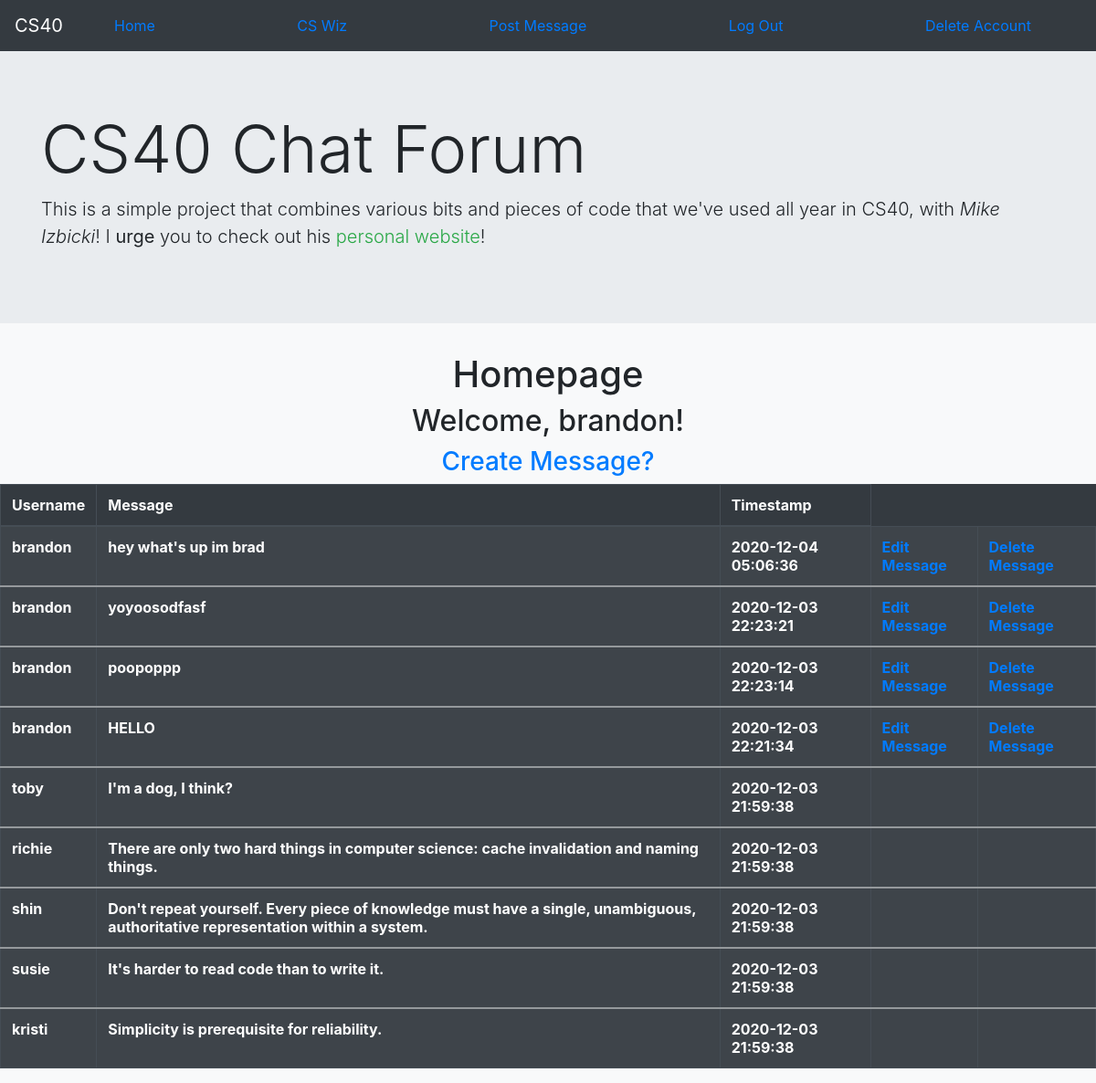
The page / (signed in) on the database its author committed.
### tables this page shows
CREATE TABLE users (
    id INTEGER PRIMARY KEY,
    username TEXT NOT NULL UNIQUE,
    password TEXT NOT NULL,
    age INTEGER
);

CREATE TABLE messages (
    id integer primary key,
    sender_id integer not null,
    message text not null,
    created_at timestamp not null default current_timestamp
    );

### twitter.py (the view)
@app.route('/')
def root():
    con = sqlite3.connect('twitter_database.db')
    cur = con.cursor()
    sql = """
        SELECT sender_id, message, created_at, id FROM messages;
    """
    cur.execute(sql)
    results = cur.fetchall()
    messages = []
    for result in results:
        sql = """
            SELECT username FROM users WHERE id=?
        """
        cur.execute(sql, (result[0],))
        username_rows = cur.fetchall()
        for username_row in username_rows:
            username = username_row[0]
        messages.insert(0, {
            'text': result[1],
            'username': username,
            'created_at': result[2],
            'id': result[3]
        })
    if logged_in:
        return render_template(
            'root.html',
            username=request.cookies.get('username'),
            messages=messages
        )
    else:
        return render_template(
            'root.html',
            messages=messages,
        )

### templates/root.html
{% extends 'base.html' %}
{% block title %}
        <div class="container-fluid d-flex justify-content-center">
            <h1>Homepage</h1>
        </div>
{% endblock %}
{% block content %}
        {% if username %}
        <div class="container-fluid d-flex justify-content-center">
            <h2>Welcome, {{username}}!</h2>
        </div>
        <div class="container-fluid d-flex justify-content-center">
            <h3><a href='/create_message'>Create Message?</a></h3>
        </div>
        {% endif %}
        <table class="table table-dark table-striped table-bordered table-hover">
            <thead>
                <tr>
                    <th scope="col">Username</th>
                    <th scope="col">Message</th>
                    <th scope="col">Timestamp</th>
                </tr>
            </thead>
            {% for message in messages %}
            <tbody>
                <tr>
                    <th>{{ message.username }}</th>
                    <th>{{ message.text }}</th>
                    <th>{{ message.created_at }}</th>
                    <th>{% if username==message.username %}<a href="/edit_message/{{message.id}}">Edit Message</a>{% endif %}</th>
                    <th>{% if username==message.username %}<a href="/delete_message/{{message.id}}">Delete Message</a>{% endif %}</th>
                </tr>
            </tbody>
            {% endfor %}
        </table>
{% endblock %}

### rows shown on the page
users: username "brandon", username "brandon" "brandon" "brandon" "brandon"
messages: text "hey what's up im brad", created_at "2020-12-04 05:06:36"
messages: text "yoyoosodfasf", created_at "2020-12-03 22:23:21"
messages: text "poopoppp", created_at "2020-12-03 22:23:14"
messages: text "HELLO", created_at "2020-12-03 22:21:34"
users: username "toby"
messages: text "I'm a dog, I think?", created_at "2020-12-03 21:59:38"
users: username "richie"
messages: text "There are only two hard things in computer science: cache invalidation and naming things.", created_at "2020-12-03 21:59:38"
users: username "shin"
messages: text "Don't repeat yourself. Every piece of knowledge must have a single, unambiguous, authoritative representation within a system.", created_at "2020-12-03 21:59:38"
users: username "susie"
messages: text "It's harder to read code than to write it.", created_at "2020-12-03 21:59:38"
users: username "kristi"
messages: text "Simplicity is prerequisite for reliability.", created_at "2020-12-03 21:59:38"
